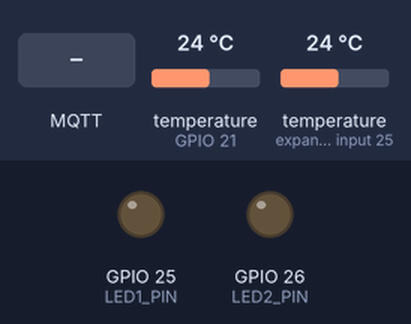
Recording of a program running on a simulated ESP32. Parts: output pins drawn as LEDs (lit = HIGH). The test bench sets the inputs (shaded band); at power-on: temperature (sensors on GPIO 21, expander input 25) 24 °C. WiFi joins after 1.5 s; servers stay silent unless stated; no MQTT or app messages arrive unless stated; not simulated (calls return 0 or success): secrets.h; names the files do not define were given values by the test bench: MQTT_PORT = 1883; what the program prints to the serial monitor is not drawn.

Above: at 2.8 s.
2.9 s: MQTT message "on" arrives on the first subscribed topic
At 6.3 s:
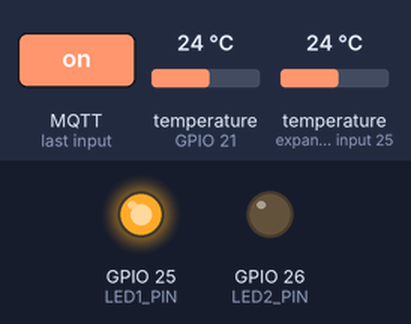
6.6 s: MQTT message "on" arrives on the second subscribed topic
At 7.0 s:
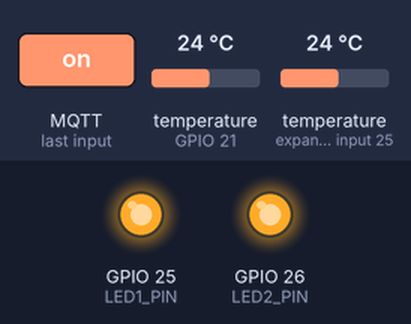
8.1 s: MQTT message "off" arrives on the first subscribed topic
At 9.3 s:
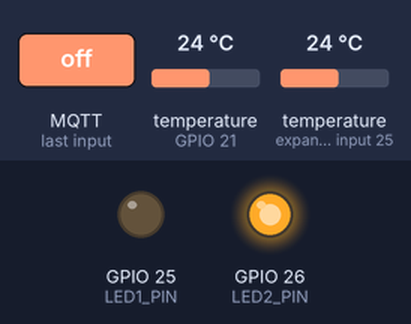
9.6 s: MQTT message "off" arrives on the second subscribed topic
At 10.5 s:
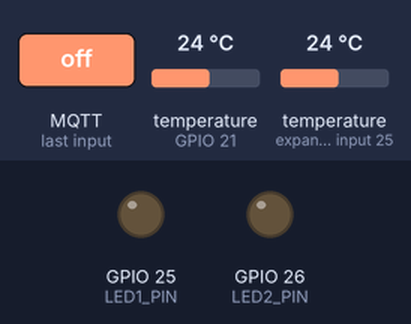
Timing chart, 0 to 12.1 s (numbered marks = the images above; inputs shaded):
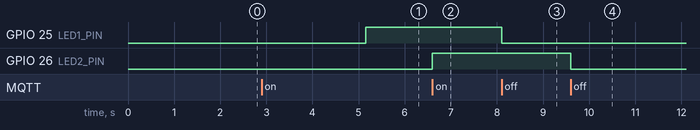

Measured:
- after the input at 2.9 s, GPIO 25 (LED1_PIN): LOW → HIGH after 2.3 s
- after the input at 6.6 s, GPIO 26 (LED2_PIN): LOW → HIGH at once
- after the input at 8.1 s, GPIO 25 (LED1_PIN): HIGH → LOW at once
- after the input at 9.6 s, GPIO 26 (LED2_PIN): HIGH → LOW at once

The program:

main.cpp
```cpp
// ============================================================
// 🔧 SISTEMA IOT — TELEMETRÍA DUAL DS18B20 + CONTROL LEDS
// Autor: Luis Agreda | UMSS | xonar.site
// Broker: Mosquitto en Oracle Cloud (xonarmax.site:1883)
// Descripción:
//   ESP32 que lee dos sensores DS18B20 en bus OneWire (GPIO 21),
//   publica las temperaturas vía MQTT (sin TLS) al broker propio
//   Mosquitto y controla dos LEDs (GPIO 25, GPIO 26) por
//   suscripción remota.
//
// 🔐 Credenciales separadas en src/secrets.h (excluido de Git)
// ============================================================

// 📦 LIBRERÍAS
#include <Arduino.h>
#include <WiFi.h>
#include <PubSubClient.h>
#include <OneWire.h>
#include <DallasTemperature.h>

// 🔐 Credenciales (WIFI_SSID, WIFI_PASSWORD, MQTT_*)
#include "secrets.h"

// ============================================================
// ⚙️ CONFIGURACIÓN DE PINES (no son secretos, van aquí)
// ============================================================
#define ONE_WIRE_BUS    21   // 🌡️ Bus OneWire para 2 sensores DS18B20
#define LED1_PIN        25   // 💡 LED 1 controlado por test/led1
#define LED2_PIN        26   // 💡 LED 2 controlado por test/led2

// ============================================================
// 📡 TOPICS MQTT (no son secretos)
// ============================================================
const char* TOPIC_PUB_TEMP  = "test/temperaturas";
const char* TOPIC_SUB_LED1  = "test/led1";
const char* TOPIC_SUB_LED2  = "test/led2";

// ============================================================
// ⏱️ PARÁMETROS DE TIEMPO (todo no bloqueante con millis)
// ============================================================
const unsigned long INTERVALO_LECTURA      = 1000;   // 1 s entre lecturas
const unsigned long INTERVALO_RECONEXION   = 5000;   // 5 s entre reintentos MQTT
const unsigned long TIMEOUT_WIFI           = 20000;  // 20 s máx esperando WiFi
const uint8_t       RESOLUCION_SENSOR      = 11;     // 11 bits ≈ 0.125°C, ~375 ms

// ============================================================
// 🌐 OBJETOS GLOBALES
// ============================================================
OneWire oneWire(ONE_WIRE_BUS);
DallasTemperature sensors(&oneWire);
WiFiClient espClient;                // 🔓 Cliente sin TLS
PubSubClient mqttClient(espClient);

DeviceAddress sensor1Address;
DeviceAddress sensor2Address;
bool sensor1Encontrado = false;
bool sensor2Encontrado = false;

// ⏱️ Variables de control de tiempo (no bloqueante)
unsigned long ultimaLectura     = 0;
unsigned long ultimaReconexion  = 0;

// ============================================================
// 📡 PROTOTIPOS
// ============================================================
void conectarWiFi();
bool conectarMQTT();
void mqttCallback(char* topic, byte* payload, unsigned int length);
void leerYPublicarTemperaturas();
void imprimirDireccionSensor(const char* etiqueta, DeviceAddress addr);
void controlarLED(uint8_t pin, const char* estado, const char* nombreLED);

// ============================================================
// 🔧 SETUP
// ============================================================
void setup() {
  Serial.begin(115200);
  delay(100);
  Serial.println();
  Serial.println("============================================================");
  Serial.println("🔧 SISTEMA IOT — DS18B20 + MQTT (Mosquitto Oracle Cloud)");
  Serial.println("============================================================");

  // 💡 Configurar pines de LEDs
  pinMode(LED1_PIN, OUTPUT);
  pinMode(LED2_PIN, OUTPUT);
  digitalWrite(LED1_PIN, LOW);
  digitalWrite(LED2_PIN, LOW);

  // 🌡️ Inicializar sensores OneWire
  sensors.begin();
  Serial.print("📡 Sensores OneWire detectados en GPIO ");
  Serial.print(ONE_WIRE_BUS);
  Serial.print(": ");
  Serial.println(sensors.getDeviceCount());

  // 🔍 Localizar dirección única de cada sensor
  sensor1Encontrado = sensors.getAddress(sensor1Address, 0);
  sensor2Encontrado = sensors.getAddress(sensor2Address, 1);

  if (sensor1Encontrado) {
    imprimirDireccionSensor("✅ Sensor 1", sensor1Address);
    sensors.setResolution(sensor1Address, RESOLUCION_SENSOR);
  } else {
    Serial.println("⚠️  Error: no se localizó el Sensor 1");
  }

  if (sensor2Encontrado) {
    imprimirDireccionSensor("✅ Sensor 2", sensor2Address);
    sensors.setResolution(sensor2Address, RESOLUCION_SENSOR);
  } else {
    Serial.println("⚠️  Error: no se localizó el Sensor 2");
  }

  // ⏱️ Modo no bloqueante
  sensors.setWaitForConversion(false);

  // 🌐 Conectar WiFi
  conectarWiFi();

  // 📡 Configurar MQTT (sin TLS)
  mqttClient.setServer(MQTT_BROKER, MQTT_PORT);
  mqttClient.setCallback(mqttCallback);
  mqttClient.setBufferSize(512);
  mqttClient.setKeepAlive(30);

  Serial.print("📡 Broker MQTT: ");
  Serial.print(MQTT_BROKER);
  Serial.print(":");
  Serial.println(MQTT_PORT);
  Serial.println("============================================================");
}

// ============================================================
// 🔁 LOOP PRINCIPAL — totalmente no bloqueante
// ============================================================
void loop() {
  if (WiFi.status() != WL_CONNECTED) {
    conectarWiFi();
  }

  if (!mqttClient.connected()) {
    unsigned long ahora = millis();
    if (ahora - ultimaReconexion >= INTERVALO_RECONEXION) {
      ultimaReconexion = ahora;
      conectarMQTT();
    }
  } else {
    mqttClient.loop();
  }

  if (millis() - ultimaLectura >= INTERVALO_LECTURA) {
    ultimaLectura = millis();
    leerYPublicarTemperaturas();
  }
}

// ============================================================
// 🌐 CONEXIÓN WIFI con timeout
// ============================================================
void conectarWiFi() {
  Serial.print("📶 Conectando a WiFi: ");
  Serial.println(WIFI_SSID);

  WiFi.mode(WIFI_STA);
  WiFi.begin(WIFI_SSID, WIFI_PASSWORD);

  unsigned long inicio = millis();
  while (WiFi.status() != WL_CONNECTED && (millis() - inicio < TIMEOUT_WIFI)) {
    delay(500);
    Serial.print(".");
  }
  Serial.println();

  if (WiFi.status() == WL_CONNECTED) {
    Serial.print("✅ WiFi conectado | IP: ");
    Serial.print(WiFi.localIP());
    Serial.print(" | RSSI: ");
    Serial.print(WiFi.RSSI());
    Serial.println(" dBm");
  } else {
    Serial.println("⚠️  Timeout WiFi — reintentará en el próximo loop");
  }
}

// ============================================================
// 📡 CONEXIÓN MQTT con resuscripción automática
// ============================================================
bool conectarMQTT() {
  if (WiFi.status() != WL_CONNECTED) return false;

  Serial.print("📡 Conectando al broker Mosquitto... ");

  if (mqttClient.connect(MQTT_CLIENT_ID, MQTT_USER, MQTT_PASSWORD)) {
    Serial.println("✅ conectado");
    mqttClient.subscribe(TOPIC_SUB_LED1);
    mqttClient.subscribe(TOPIC_SUB_LED2);
    Serial.print("📥 Suscrito a: ");
    Serial.print(TOPIC_SUB_LED1);
    Serial.print(" , ");
    Serial.println(TOPIC_SUB_LED2);
    return true;
  } else {
    Serial.print("❌ falló (rc=");
    Serial.print(mqttClient.state());
    Serial.println(") — reintenta en 5 s");
    return false;
  }
}

// ============================================================
// 📩 CALLBACK MQTT — usa strcmp() en lugar de String
// ============================================================
void mqttCallback(char* topic, byte* payload, unsigned int length) {
  char buffer[16];
  unsigned int len = (length < sizeof(buffer) - 1) ? length : sizeof(buffer) - 1;
  memcpy(buffer, payload, len);
  buffer[len] = '\0';

  Serial.print("📩 Mensaje recibido [");
  Serial.print(topic);
  Serial.print("] : ");
  Serial.println(buffer);

  if (strcmp(topic, TOPIC_SUB_LED1) == 0) {
    controlarLED(LED1_PIN, buffer, "LED1");
  } else if (strcmp(topic, TOPIC_SUB_LED2) == 0) {
    controlarLED(LED2_PIN, buffer, "LED2");
  }
}

// ============================================================
// 💡 CONTROL DE LED por payload "on" / "off"
// ============================================================
void controlarLED(uint8_t pin, const char* estado, const char* nombreLED) {
  if (strcmp(estado, "on") == 0) {
    digitalWrite(pin, HIGH);
    Serial.print("💡 ");
    Serial.print(nombreLED);
    Serial.println(" → ON");
  } else if (strcmp(estado, "off") == 0) {
    digitalWrite(pin, LOW);
    Serial.print("💡 ");
    Serial.print(nombreLED);
    Serial.println(" → OFF");
  } else {
    Serial.print("⚠️  Comando desconocido para ");
    Serial.print(nombreLED);
    Serial.print(": ");
    Serial.println(estado);
  }
}

// ============================================================
// 🌡️ LECTURA Y PUBLICACIÓN DE TEMPERATURAS
// ============================================================
void leerYPublicarTemperaturas() {
  if (!sensor1Encontrado || !sensor2Encontrado) {
    Serial.println("⚠️  Saltando lectura: algún sensor no fue inicializado");
    return;
  }

  sensors.requestTemperatures();
  delay(400);

  float temp1 = sensors.getTempC(sensor1Address);
  float temp2 = sensors.getTempC(sensor2Address);

  bool s1OK = (temp1 != DEVICE_DISCONNECTED_C && temp1 > -55.0 && temp1 < 125.0);
  bool s2OK = (temp2 != DEVICE_DISCONNECTED_C && temp2 > -55.0 && temp2 < 125.0);

  if (s1OK) {
    Serial.printf("🌡️  Sensor 1: %.1f °C\n", temp1);
  } else {
    Serial.println("⚠️  Error de lectura en Sensor 1");
  }

  if (s2OK) {
    Serial.printf("🌡️  Sensor 2: %.1f °C\n", temp2);
  } else {
    Serial.println("⚠️  Error de lectura en Sensor 2");
  }

  if (s1OK && s2OK && mqttClient.connected()) {
    char jsonPayload[64];
    snprintf(jsonPayload, sizeof(jsonPayload),
             "{\"sensor1\":%.1f,\"sensor2\":%.1f}", temp1, temp2);

    if (mqttClient.publish(TOPIC_PUB_TEMP, jsonPayload)) {
      Serial.print("📤 Publicado en ");
      Serial.print(TOPIC_PUB_TEMP);
      Serial.print(" → ");
      Serial.println(jsonPayload);
    } else {
      Serial.println("⚠️  Falló la publicación MQTT");
    }
  } else if (!mqttClient.connected()) {
    Serial.println("⚠️  Sin publicar: MQTT desconectado");
  } else {
    Serial.println("⚠️  Sin publicar: error en algún sensor");
  }
}

// ============================================================
// 🔍 UTILIDAD — imprimir dirección OneWire en hex
// ============================================================
void imprimirDireccionSensor(const char* etiqueta, DeviceAddress addr) {
  Serial.print(etiqueta);
  Serial.print(" → ");
  for (uint8_t i = 0; i < 8; i++) {
    if (addr[i] < 16) Serial.print("0");
    Serial.print(addr[i], HEX);
    if (i < 7) Serial.print(":");
  }
  Serial.println();
}
```
